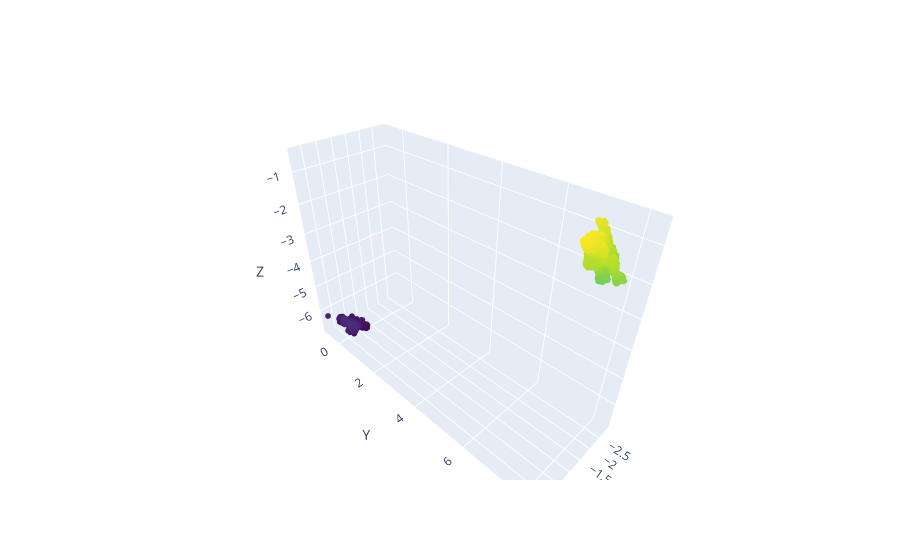

Notebook code for this chart:
### Code cell
plot_model(pts_cloud)

### Figure 1 — Plotly figure (JSON) as saved in the notebook; plotly's stock layout.template omitted (floating-point values rounded to 4 significant figures; data arrays with more than 128 entries replaced by an {"elided": "..."} marker saying what was removed)
{"data": [{"marker": {"color": {"elided": "11665 float values"}, "colorscale": [[0, "#440154"], [0.1111, "#482878"], [0.2222, "#3e4989"], [0.3333, "#31688e"], [0.4444, "#26828e"], [0.5556, "#1f9e89"], [0.6667, "#35b779"], [0.7778, "#6ece58"], [0.8889, "#b5de2b"], [1, "#fde725"]], "size": 2}, "mode": "markers", "type": "scatter3d", "x": {"elided": "11665 float values"}, "y": {"elided": "11665 float values"}, "z": {"elided": "11665 float values"}}], "layout": {"scene": {"xaxis": {"title": {"text": "X"}}, "yaxis": {"title": {"text": "Y"}}, "zaxis": {"title": {"text": "Z"}}}}}
